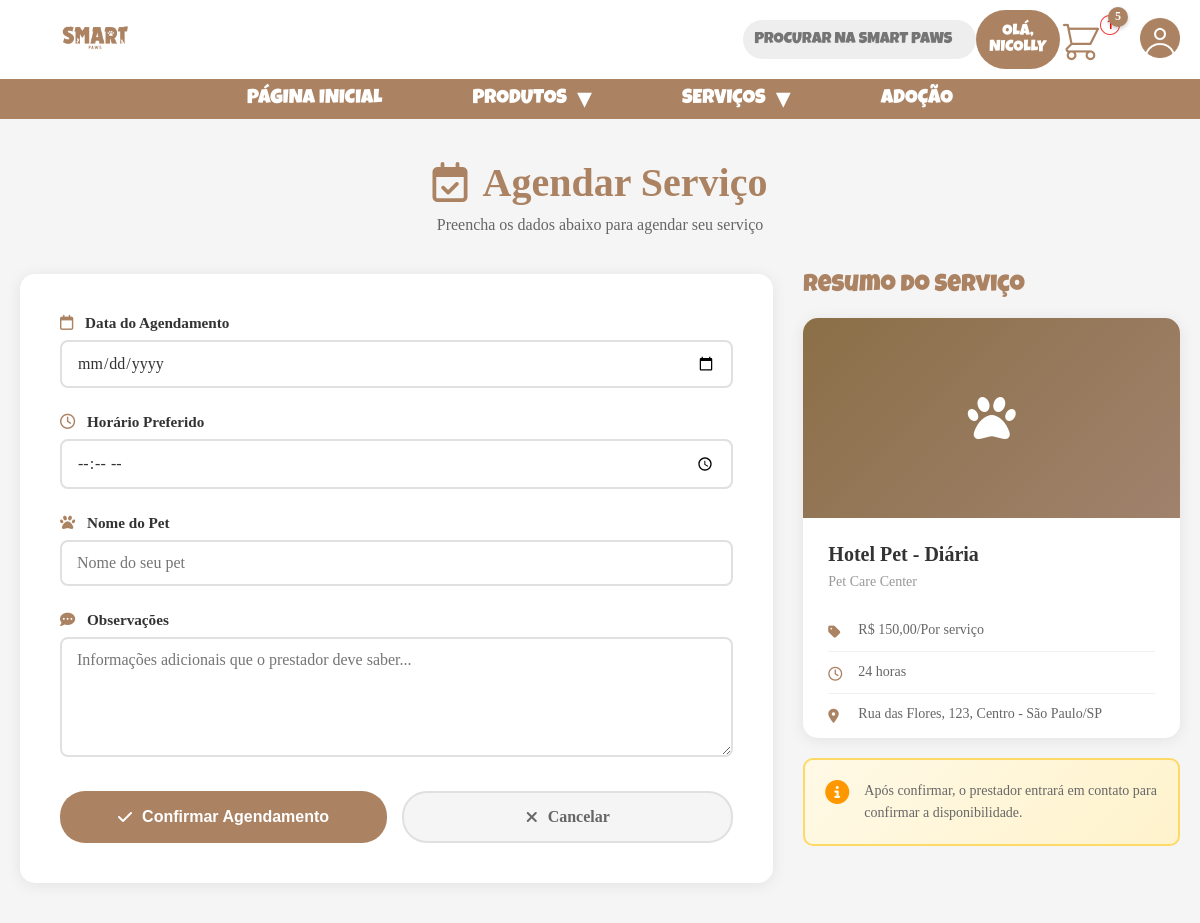
The page /servicos/servico/hotel-pet-diaria-pet-care-center/agendar/ (signed in) on the database its author committed.
### usuarios/models.py (models this page shows, shortened)
class Usuario(AbstractUser):
    email = models.EmailField(
        unique=True,
        verbose_name="Email"
    )
    cpf = models.CharField(
        max_length=14,
        unique=True,
        blank=True,
        null=True,
        validators=[validar_cpf],
        verbose_name="CPF"
    )
    telefone_regex = RegexValidator(
        regex=r'^\(\d{2}\)\s\d{4,5}-\d{4}$',
        message="Telefone: (61) 91234-5678"
    )
    telefone = models.CharField(
        max_length=15,
        validators=[telefone_regex],
        blank=True,
        verbose_name="Telefone"
    )
    data_nascimento = models.DateField(
        null=True,
        blank=True,
        verbose_name="Data de Nascimento"
    )
    SEXO_CHOICES = [
        ('M', 'Masculino'),
        ('F', 'Feminino'),
        ('O', 'Outro'),
        ('N', 'Prefiro não informar')
    ]
    sexo = models.CharField(
        max_length=1,
        choices=SEXO_CHOICES,
        blank=True,
        verbose_name="Sexo"
    )
    foto_perfil = models.ImageField(
        upload_to='usuarios/fotos/%Y/%m/',
        blank=True,
        null=True,
        verbose_name="Foto do Perfil"
    )
    is_verified = models.BooleanField(
        default=False,
        verbose_name="Email Verificado"
    )
    aceita_marketing = models.BooleanField(
        default=False,
        verbose_name="Aceita receber emails promocionais"
    )
    verification_token = models.CharField(
        max_length=100,
        blank=True,
        null=True
    )
    reset_password_token = models.CharField(
        max_length=100,
        blank=True,
        null=True
    )
    created_at = models.DateTimeField(auto_now_add=True)
    updated_at = models.DateTimeField(auto_now=True)
    groups = models.ManyToManyField(
        'auth.Group',
        verbose_name='groups',
        blank=True,
        related_name='usuario_set',  # ← ADICIONE
        related_query_name='usuario',
    )
    user_permissions = models.ManyToManyField(
        'auth.Permission',
        verbose_name='user permissions',
        blank=True,
        related_name='usuario_set',  # ← ADICIONE
        related_query_name='usuario',
    )
    USERNAME_FIELD = 'email'
    REQUIRED_FIELDS = ['username']
    class Meta:
        verbose_name = "Usuário"
        verbose_name_plural = "Usuários"
        ordering = ['-created_at']

### servicos/models.py (models this page shows, shortened)
class Servico(models.Model):
    UNIDADE_TEMPO_CHOICES = [
        ('hora', 'Por hora'),
        ('dia', 'Por dia'),
        ('semana', 'Por semana'),
        ('mes', 'Por mês'),
        ('servico', 'Por serviço'),
    ]
    prestador = models.ForeignKey(
        Prestador,
        on_delete=models.CASCADE,
        related_name='servicos',
        verbose_name="Prestador"
    )
    categoria = models.ForeignKey(
        CategoriaServico,
        on_delete=models.SET_NULL,
        null=True,
        related_name='servicos',
        verbose_name="Categoria"
    )
    nome = models.CharField(max_length=200, verbose_name="Nome do Serviço")
    slug = models.SlugField(max_length=250, unique=True, blank=True)
    descricao = models.TextField(verbose_name="Descrição")
    descricao_curta = models.CharField(max_length=200, blank=True, verbose_name="Descrição Curta")
    preco = models.DecimalField(
        max_digits=10,
        decimal_places=2,
        verbose_name="Preço"
    )
    unidade_tempo = models.CharField(
        max_length=20,
        choices=UNIDADE_TEMPO_CHOICES,
        default='servico',
        verbose_name="Unidade de Tempo"
    )
    duracao = models.CharField(max_length=100, blank=True, verbose_name="Duração Estimada")
    inclui = models.TextField(blank=True, verbose_name="O que está incluído")
    requisitos = models.TextField(blank=True, verbose_name="Requisitos")
    imagem_principal = models.ImageField(
        upload_to='servicos/%Y/%m/',
        verbose_name="Imagem Principal"
    )
    ativo = models.BooleanField(default=True, verbose_name="Ativo")
    destaque = models.BooleanField(default=False, verbose_name="Destaque")
    disponibilidade = models.CharField(max_length=200, blank=True, verbose_name="Disponibilidade")
    created_at = models.DateTimeField(auto_now_add=True)
    updated_at = models.DateTimeField(auto_now=True)
    class Meta:
        verbose_name = "Serviço"
        verbose_name_plural = "Serviços"
        ordering = ['-destaque', '-created_at']
    @property
    def preco_formatado(self):
        return f"R$ {self.preco:,.2f}".replace(",", "X").replace(".", ",").replace("X", ".")

class Prestador(models.Model):
    nome = models.CharField(max_length=200, verbose_name="Nome")
    slug = models.SlugField(max_length=250, unique=True, blank=True)
    logo = models.ImageField(upload_to='prestadores/%Y/%m/', blank=True, verbose_name="Logo")
    descricao = models.TextField(verbose_name="Descrição")
    telefone = models.CharField(max_length=20, blank=True, verbose_name="Telefone")
    whatsapp = models.CharField(max_length=20, blank=True, verbose_name="WhatsApp")
    email = models.EmailField(blank=True, verbose_name="Email")
    site = models.URLField(blank=True, verbose_name="Site")
    endereco = models.CharField(max_length=300, verbose_name="Endereço")
    bairro = models.CharField(max_length=100, verbose_name="Bairro")
    cidade = models.CharField(max_length=100, verbose_name="Cidade")
    estado = models.CharField(max_length=2, verbose_name="Estado")
    cep = models.CharField(max_length=9, blank=True, verbose_name="CEP")
    avaliacao_media = models.DecimalField(
        max_digits=3,
        decimal_places=2,
        default=0,
        validators=[MinValueValidator(0), MaxValueValidator(5)],
        verbose_name="Avaliação Média"
    )
    total_avaliacoes = models.PositiveIntegerField(default=0, verbose_name="Total de Avaliações")
    ativo = models.BooleanField(default=True, verbose_name="Ativo")
    destaque = models.BooleanField(default=False, verbose_name="Destaque")
    verificado = models.BooleanField(default=False, verbose_name="Verificado")
    created_at = models.DateTimeField(auto_now_add=True)
    updated_at = models.DateTimeField(auto_now=True)
    class Meta:
        verbose_name = "Prestador"
        verbose_name_plural = "Prestadores"
        ordering = ['-destaque', '-avaliacao_media', 'nome']
    @property
    def endereco_completo(self):
        return f"{self.endereco}, {self.bairro} - {self.cidade}/{self.estado}"

### servicos/views.py (the view)
# urls.py: path('servico/<slug:slug>/agendar/', views.agendar_servico, name='agendar'),
@login_required
def agendar_servico(request, slug):
    servico = get_object_or_404(Servico, slug=slug, ativo=True)
    if request.method == 'POST':
        form = AgendamentoServicoForm(request.POST)
        if form.is_valid():
            agendamento = form.save(commit=False)
            agendamento.usuario = request.user
            agendamento.servico = servico
            agendamento.save()
            messages.success(request, 'Agendamento realizado com sucesso! O prestador entrará em contato.')
            return redirect('servicos:meus_agendamentos')
    else:
        form = AgendamentoServicoForm()
    context = {
        'servico': servico,
        'form': form,
    }
    return render(request, 'servicos/agendar.html', context)

### templates/servicos/agendar.html (shortened to what this page needs)
{% extends 'base.html' %}
{% load static %}
{% block extra_css %}
<link rel="stylesheet" href="{% static 'CSS/servicos.css' %}">
<link rel="stylesheet" href="{% static 'CSS/agendamentos.css' %}">
{% endblock %}
{% block content %}
<div class="agendamento-page">
    <div class="container-agendamento">
        <div class="agendamento-header">
            <h1><i class="far fa-calendar-check"></i> Agendar Serviço</h1>
            <p>Preencha os dados abaixo para agendar seu serviço</p>
        </div>
        <div class="agendamento-grid">
            <div class="form-agendamento">
                <form method="post">
                    <div class="form-group">
                        <label for="{{ form.data_agendamento.id_for_label }}">
                            <i class="far fa-calendar"></i>
                            {{ form.data_agendamento.label }}
                        </label>
                        {{ form.data_agendamento }}
                    </div>
                    <div class="form-group">
                        <label for="{{ form.horario.id_for_label }}">
                            <i class="far fa-clock"></i>
                            {{ form.horario.label }}
                        </label>
                        {{ form.horario }}
                    </div>
                    <div class="form-group">
                        <label for="{{ form.nome_pet.id_for_label }}">
                            <i class="fas fa-paw"></i>
                            {{ form.nome_pet.label }}
                        </label>
                        {{ form.nome_pet }}
                    </div>
                    <div class="form-group">
                        <label for="{{ form.observacoes.id_for_label }}">
                            <i class="fas fa-comment-dots"></i>
                            {{ form.observacoes.label }}
                        </label>
                        {{ form.observacoes }}
                    </div>
                    <div class="form-actions">
                        <button type="submit" class="btn-confirmar">
                            <i class="fas fa-check"></i>
                            Confirmar Agendamento
                        </button>
                        <a href="{% url 'servicos:detalhe' servico.slug %}" class="btn-cancelar">
                            <i class="fas fa-times"></i>
                            Cancelar
                        </a>
                    </div>
                </form>
            </div>
            <aside class="resumo-servico">
                <h3>Resumo do Serviço</h3>
                <div class="resumo-card">
                    {% if servico.imagem_principal %}
                        <img src="{{ servico.imagem_principal.url }}" alt="{{ servico.nome }}">
                    {% else %}
                        <div style="height: 200px; background: linear-gradient(135deg, #8B6F47 0%, #A0826D 100%); display: flex; align-items: center; justify-content: center; color: white; font-size: 3rem;">
                            <i class="fas fa-paw"></i>
                        </div>
                    {% endif %}
                    <div class="resumo-info">
                        <h4>{{ servico.nome }}</h4>
                        <p class="prestador">{{ servico.prestador.nome }}</p>
                        <div class="resumo-item">
                            <i class="fas fa-tag"></i>
                            <span>{{ servico.preco_formatado }}/{{ servico.get_unidade_tempo_display }}</span>
                        </div>
                        {% if servico.duracao %}
                        <div class="resumo-item">
                            <i class="far fa-clock"></i>
                            <span>{{ servico.duracao }}</span>
                        </div>
                        {% endif %}
                        <div class="resumo-item">
                            <i class="fas fa-map-marker-alt"></i>
                            <span>{{ servico.prestador.endereco_completo }}</span>
                        </div>
                    </div>
                </div>
                <div class="aviso-agendamento">
                    <i class="fas fa-info-circle"></i>
                    <p>Após confirmar, o prestador entrará em contato para confirmar a disponibilidade.</p>
                </div>
            </aside>
        </div>
    </div>
</div>
{% endblock %}

### templates/base.html (shortened to what this page needs)
{% load static %}
<!DOCTYPE html>
<html lang="pt-br">
<head>
    <link rel="stylesheet" href="{% static 'CSS/index.css' %}">
    {% block extra_css %}{% endblock %}
</head>
<body>
     <header>
        <div class="container_topo">
            <a href="{% url 'core:home' %}">
                <img class="logo_cima" src="{% static 'IMG/SP_logo_cima.png' %}" alt="Smart Paws">
            </a>
            <input type="text" id="barra_pesquisa" name="barra_pesquisa" placeholder="PROCURAR NA SMART PAWS">
            {% if user.is_authenticated %}
                <a class="entre_cadastre" href="{% url 'usuarios:logout' %}">OLÁ, {{ user.first_name|upper }}</a>
            {% else %}
                <a class="entre_cadastre" href="{% url 'usuarios:login' %}">ENTRE OU CADASTRE-SE</a>
            {% endif %}
             <div class="carrinho_perfil">
                <a href="{% url 'carrinho:visualizar' %}">
                    <img class="carrinho" src="{% static 'IMG/carrinho.png' %}" alt="Carrinho de compras">
                    {% if carrinho_total_itens > 0 %}
                    <span class="carrinho-count">{{ carrinho_total_itens }}</span>
                    {% endif %}
                </a>
                {% if user.is_authenticated %}
                    <a href="{% url 'usuarios:perfil' %}">
                        <img class="perfil" src="{% static 'IMG/perfil.png' %}" alt="Meu perfil">
                    </a>
                {% else %}
                    <a href="{% url 'usuarios:login' %}">
                        <img class="perfil" src="{% static 'IMG/perfil.png' %}" alt="Acessar perfil">
                    </a>
                {% endif %}
            </div>
        </div>
        <div class="container_paginas">
            <ul class="paginas">
                <li><a href="{% url 'core:home' %}">PÁGINA INICIAL</a></li>
                <li class="has-dropdown">
                    <a href="{% url 'produtos:lista' %}">PRODUTOS</a>
                </li>
                <li class="has-dropdown">
                    <a href="{% url 'servicos:lista'%}">SERVIÇOS</a>
                </li>
                <li><a href="{% url 'pets:adocao' %}">ADOÇÃO</a></li>
            </ul>
        </div>
    </header>
        {% block content %}{% endblock %}
</body>
</html>

### rows shown on the page
Usuario: first_name "NICOLLY"
Servico: nome "Hotel Pet - Diária", prestador.nome "Pet Care Center", preco_formatado "R$ 150,00", unidade_tempo "Por serviço", duracao "24 horas", prestador.endereco_completo "Rua das Flores, 123, Centro - São Paulo/SP"

### other values the page prints
{{ carrinho_total_itens }} "5"
